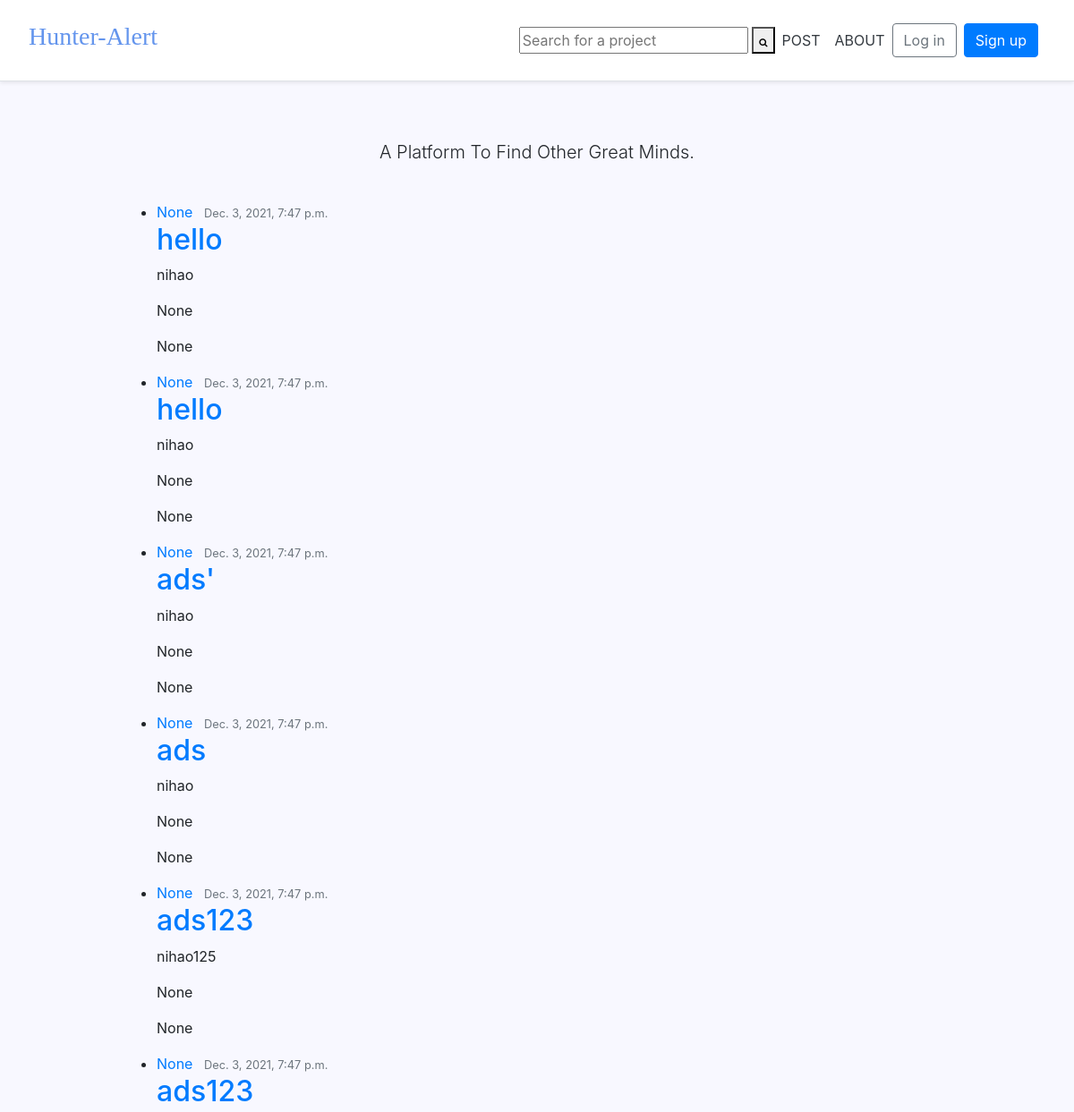
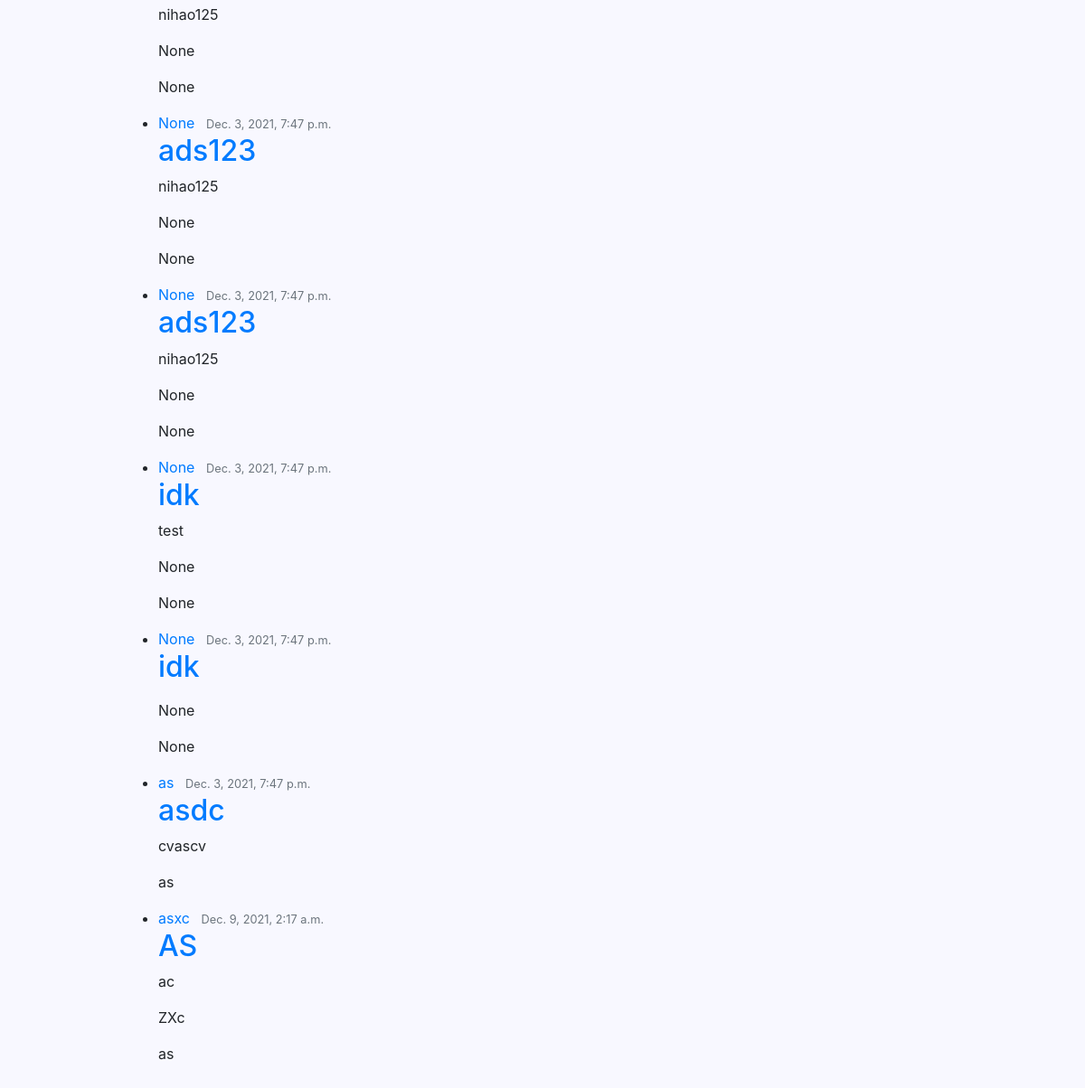
The page / on the database its author committed (2 pictures, top to bottom).
### pages/models.py (models this page shows, shortened)
class Post(models.Model):
    yourname = models.CharField(max_length=120, null=True)
    title = models.CharField(max_length=120, null=True)
    description = models.TextField(blank=False, null=True)
    dept_name = models.CharField(max_length=120, null=True)
    requirement = models.TextField(blank=False, null=True)
    date_posted = models.DateTimeField(default=timezone.now)

### pages/views.py (the view)
# urls.py: path('', HomePageShowPosts, name='home'),
def HomePageShowPosts(request):
    context = {
        'posts': Post.objects.all()
    }
    return render(request, 'pages/home.html', context)

### templates/pages/home.html (shortened to what this page needs)
{% extends '_base.html' %}
{% load static %}
{% block content %}
<div class="pricing-header px-3 py-3 pt-md-5 pb-md-4 mx-auto text-center">
  <p class="lead">A Platform To Find Other Great Minds.</p>
</div>
<ul>
  {% for post in posts %}
    <li>
      <article class="media content-section">
          <div class="media-body">
            <div class="article-metadata">
              <a class="mr-2" href="#">{{ post.yourname }}</a>
              <small class="text-muted">{{ post.date_posted}}</small>
            </div>
            <h2><a class="article-title" href="#">{{ post.title }}</a></h2>
            <p class="article-content">{{ post.description }}</p>
            <p class="article-content">{{ post.dept_name }}</p>
            <p class="article-content">{{ post.requirement }}</p>
          </div>
      </article>
    </li>
  {% endfor %}
</ul>
{% endblock content %}

### static/css/base.css (style rules this page uses)
html { position: relative; min-height: 100%; font-size: 14px; }
@media (min-width: 768px) { html { font-size: 16px; } }
body { margin-bottom: 60px; }
.pricing-header { max-width: 700px; }

### rows shown on the page
Post: yourname "None", date_posted "Dec. 3, 2021, 7:47 p.m.", title "hello", description "nihao", dept_name "None", requirement "None"
Post: yourname "None", date_posted "Dec. 3, 2021, 7:47 p.m.", title "hello", description "nihao", dept_name "None", requirement "None"
Post: yourname "None", date_posted "Dec. 3, 2021, 7:47 p.m.", title "ads'", description "nihao", dept_name "None", requirement "None"
Post: yourname "None", date_posted "Dec. 3, 2021, 7:47 p.m.", title "ads", description "nihao", dept_name "None", requirement "None"
Post: yourname "None", date_posted "Dec. 3, 2021, 7:47 p.m.", title "ads123", description "nihao125", dept_name "None", requirement "None"
Post: yourname "None", date_posted "Dec. 3, 2021, 7:47 p.m.", title "ads123", description "nihao125", dept_name "None", requirement "None"
Post: yourname "None", date_posted "Dec. 3, 2021, 7:47 p.m.", title "ads123", description "nihao125", dept_name "None", requirement "None"
Post: yourname "None", date_posted "Dec. 3, 2021, 7:47 p.m.", title "ads123", description "nihao125", dept_name "None", requirement "None"
Post: yourname "None", date_posted "Dec. 3, 2021, 7:47 p.m.", title "idk", description "test", dept_name "None", requirement "None"
Post: yourname "None", date_posted "Dec. 3, 2021, 7:47 p.m.", title "idk", dept_name "None", requirement "None"
Post: yourname "as", date_posted "Dec. 3, 2021, 7:47 p.m.", title "asdc", description "cvascv", dept_name "as"
Post: yourname "asxc", date_posted "Dec. 9, 2021, 2:17 a.m.", title "AS", description "ac", dept_name "ZXc", requirement "as"
